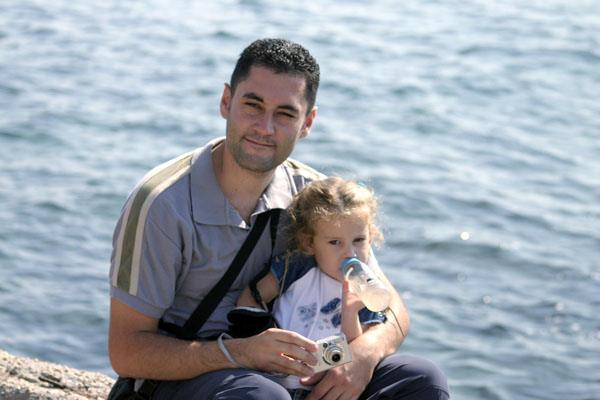
%> input picture Saliency Detection SR approach/src/imgs/1.jpg, 600 x 400 px
$ octave spectral.m   (GNU Octave 9; MATLAB toolbox functions it lacks are replaced by stand-ins)
%> lines starting %> are read from the running program, lines starting %| are printed output that depends on the picture; in (x1, y1, x2, y2) boxes, pixels count from 0 and x2, y2 are one past the last pixel; in counts of white or black regions, pixels touching at a corner belong together; the program's own positions count from 1
clear all
clf
% Reading img
img = rgb2gray(imread('./imgs/1.jpg'));
%> img: size 400x600 uint8; min 0, max 255, mean 165.7
img = imresize(img,[64 NaN]);
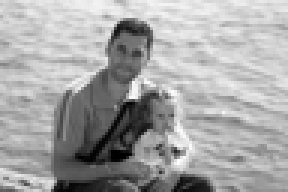
%> img: size 64x96 uint8 (shown 3 times larger); min 0, max 253, mean 165.7
[rows cols] = size(img);
%> rows = 64; cols = 96
% 2 dimension FFT
fft_img = fft2(img);
% Amplitude of FFT
% A(f) = REAL(FFT(x))
A_f = abs(fft_img);
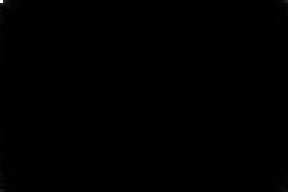
%> A_f: size 64x96 double (shown 3 times larger); min 7.05, max 1018147, mean 1748.6; drawn with min black and max white
% Log Amplitude
% L(f) = log(A(f))
L_f = log(A_f);
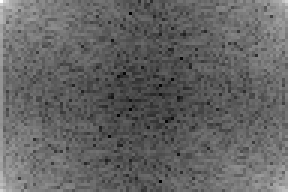
%> L_f: size 64x96 double (shown 3 times larger); min 1.95, max 13.83, mean 6.61; drawn with min black and max white
% Average kernel
hn = fspecial('average',3);
% Spectral residual
% R(f) = L(f) - hn * L(f)
R_f = L_f - imfilter(L_f, hn, 'replicate');
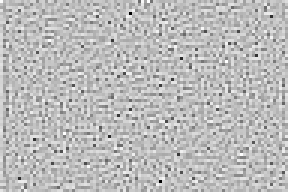
%> R_f: size 64x96 double (shown 3 times larger); min -4.01, max 1.42, mean 3.91e-16; drawn with min black and max white
% Phase of fft_img
phase = angle(fft_img);
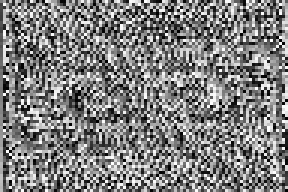
%> phase: size 64x96 double (shown 3 times larger); min -3.14, max 3.14, mean 0.00102; drawn with min black and max white
% Salianciy Map = g(x) * iFFT((exp(R(f)+phase))^2)
% I think it should be Salianciy Map = g(x) * iFFT(exp(R(f)+phase))^2
saliencyMap = abs(ifft2(exp(R_f + 1i*phase))).^2;
% S = abs(ifft2((exp(R_f + 1i*phase)).^2));
saliencyMap = mat2gray(imfilter(saliencyMap,fspecial('gaussian',10,8)));
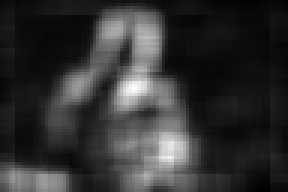
%> saliencyMap: size 64x96 double (shown 3 times larger); min 0, max 1, mean 0.2
figure(1);
imshow(saliencyMap);
% initialize object map
objectMap = zeros(rows,cols,'double');
% set threshold = 3 * average intensity of saliencyMap
threshold = 3*sum(sum(saliencyMap))/(rows*cols);
%> threshold = 0.601
% build boject map
for i=1:rows
  for j=1:cols
    if saliencyMap(i,j) > threshold
      objectMap(i,j) = 1;
    else
      objectMap(i,j) = 0;
    end
  end
end
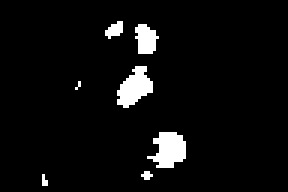
%> objectMap: size 64x96 double (shown 3 times larger); values 0 (black) and 1 (white), 5% white; 7 white regions (3 under 20 px), largest, box (x1, y1, x2, y2) and area: (49, 44, 62, 56) 106, (39, 22, 51, 36) 102, (45, 8, 53, 18) 58, (35, 7, 41, 13) 23
figure(2);
imshow(objectMap)

$ run again, with Saliency Detection SR approach/src/imgs/3.jpg copied over Saliency Detection SR approach/src/imgs/1.jpg
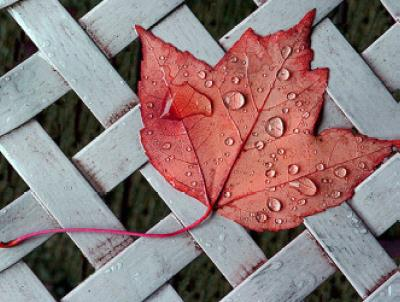
%> input picture Saliency Detection SR approach/src/imgs/3.jpg, 400 x 302 px
%> `phase = angle(fft_img);`:
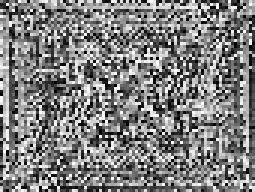
%> phase: size 64x85 double (shown 3 times larger); min -3.14, max 3.14, mean 0.000577; drawn with min black and max white
%> `saliencyMap = mat2gray(imfilter(saliencyMap,fspecial('gaussian',10,8)));`:
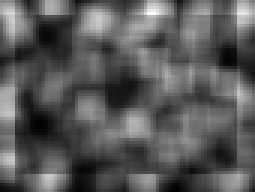
%> saliencyMap: size 64x85 double (shown 3 times larger); min 0, max 1, mean 0.352
%> threshold = 1.06
